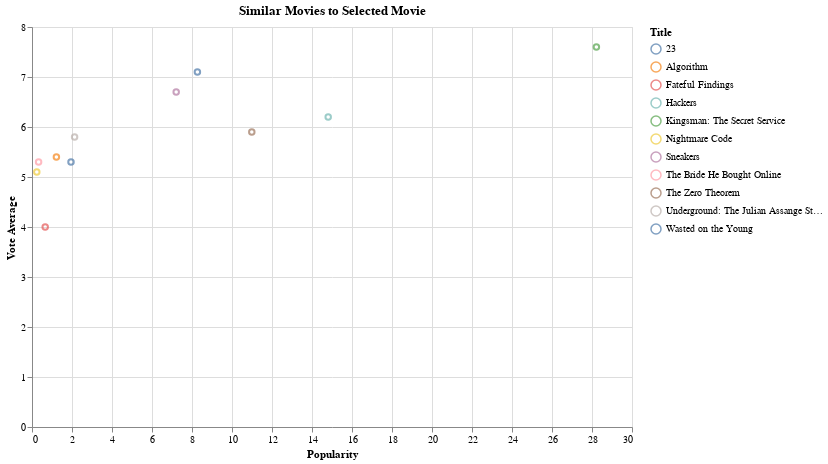

The notebook cell this image was saved under:
### Code cell
dropdown_symbol = alt.binding_select(options=list(similar_movies["query_title"].unique()), name=" ")
selection_symbol = alt.selection_point(fields=["query_title"], bind=dropdown_symbol, value=filtered_movies['title'].values[0])

# display the similar movies on a chart
alt.Chart(similar_movies).mark_point().encode(
    alt.X('popularity', title='Popularity'),
    alt.Y('vote_average', title='Vote Average'),
    alt.Color('title', title='Title'),
    tooltip=['title', 'overview']
).add_params(
    selection_symbol
).transform_filter(
    selection_symbol
).properties(
    title='Similar Movies to Selected Movie',
    width=600,
    height=400,
).interactive()

### Figure 1 — Vega-Lite specification as saved in the notebook (floating-point values rounded to 4 significant figures)
{"config": {"view": {"continuousWidth": 300, "continuousHeight": 300}}, "data": {"name": "data-020ba4fc7211afb3157fe4644e2257c8"}, "mark": {"type": "point"}, "encoding": {"color": {"field": "title", "title": "Title", "type": "nominal"}, "tooltip": [{"field": "title", "type": "nominal"}, {"field": "overview", "type": "nominal"}], "x": {"field": "popularity", "title": "Popularity", "type": "quantitative"}, "y": {"field": "vote_average", "title": "Vote Average", "type": "quantitative"}}, "height": 400, "params": [{"name": "param_184", "select": {"type": "point", "fields": ["query_title"]}, "bind": {"input": "select", "options": ["Hackers", "The American President", "Dracula: Dead and Loving It", "Ed Wood", "Billy Madison"], "name": " "}, "value": "Hackers"}, {"name": "param_185", "select": {"type": "interval", "encodings": ["x", "y"]}, "bind": "scales"}], "title": "Similar Movies to Selected Movie", "transform": [{"filter": {"param": "param_184"}}], "width": 600, "$schema": "https://vega.github.io/schema/vega-lite/v5.17.0.json", "datasets": {"data-020ba4fc7211afb3157fe4644e2257c8": [{"id": 10430.0, "title": "Hackers", "overview": "Along with his new friends, a teenager who was arrested by the US Secret Service and banned from using a computer for writing a computer virus discovers a plot by a nefarious hacker, but they must use their computer skills to find the evidence while being pursued by the Secret Service and the evil computer genius behind the virus.", "popularity": 14.81, "vote_average": 6.2, "query_title": "Hackers"}, {"id": 157800.0, "title": "The Zero Theorem", "overview": "A computer hacker's goal to discover the reason for human existence continually finds his work interrupted thanks to the Management; this time, they send a teenager and lusty love interest to distract him.", "popularity": 10.99, "vote_average": 5.9, "query_title": "Hackers"}, {"id": 1557.0, "title": "23", "overview": "The movie's plot is based on the true story of a group of young computer hackers from Hannover, Germany. In the late 1980s the orphaned Karl Koch invests his heritage in a flat and a home computer. At first he dials up to bulletin boards to discuss conspiracy theories inspired by his favorite novel, R.A. Wilson's \"Illuminatus\", but soon he and his friend David start breaking into government and military computers. Pepe, one of Karl's rather criminal acquaintances senses that there is money in computer cracking - he travels to east Berlin and tries to contact the KGB.", "popularity": 8.27, "vote_average": 7.1, "query_title": "Hackers"}, {"id": 136700.0, "title": "Underground: The Julian Assange Story", "overview": "Julian Assange is one of the most significant figures of the twenty first century. But before he was famous, before WikiLeaks, before the internet even existed, he was a teenage computer hacker in Melbourne. This is his story.  In 1989, known as ‘Mendax’, Assange and two friends formed a group called the ‘International Subversives’. Using early home computers and defining themselves as ‘white hat hackers’ - those who look but don’t steal – they broke into some of the world’s most powerful and secretive organisations. They were young, brilliant, and in the eyes of the US Government, a major threat to national security.", "popularity": 2.13, "vote_average": 5.8, "query_title": "Hackers"}, {"id": 197600.0, "title": "Fateful Findings", "overview": "A small boy discovers a mystical power as a child. He is then separated from his childhood girlfriend. He grows up to be a computer scientist who is hacking into the most secret national and international secrets, as well as being an acclaimed novel writer. His childhood 'finding' gives him amazing paranormal powers. He is reunited with the childhood girlfriend, mystically, on his hospital deathbed... as his relationship with his current drug addict girlfriend is deteriorating. The passions build between the threesome. Mystical, psychiatric and worldly forces rise to prevent him from revealing the hacked secrets. He attempts to reveal all in a Washington DC large press conference, with 'fateful' and dangerous consequences.", "popularity": 0.66, "vote_average": 4.0, "query_title": "Hackers"}, {"id": 2322.0, "title": "Sneakers", "overview": "When shadowy U.S. intelligence agents blackmail a reformed computer hacker and his eccentric team of security experts into stealing a code-breaking 'black box' from a Soviet-funded genius, they uncover a bigger conspiracy. Now, he and his 'sneakers' must save themselves and the world economy by retrieving the box from their blackmailers.", "popularity": 7.21, "vote_average": 6.7, "query_title": "Hackers"}, {"id": 334900.0, "title": "Nightmare Code", "overview": "After a programmer working on a top secret surveillance program snaps in a murderous rage, a notorious code wizard with problems of his own moves into the startup offices to figure out what went wrong and deliver the final product. But the deeper he delves into the code, the more the code takes on a malevolent life of its own.", "popularity": 0.24, "vote_average": 5.1, "query_title": "Hackers"}, {"id": 281800.0, "title": "Algorithm", "overview": "A freelance computer hacker discovers a mysterious government computer program. He breaks into the program and is thrust into a revolution.", "popularity": 1.22, "vote_average": 5.4, "query_title": "Hackers"}, {"id": 350900.0, "title": "The Bride He Bought Online", "overview": "An unstable computer programmer seeks revenge when he learns he has been duped by three teen girls who created a fictitious mail-order bride that he bought.", "popularity": 0.33, "vote_average": 5.3, "query_title": "Hackers"}, {"id": 70420.0, "title": "Wasted on the Young", "overview": "When a high school party goes dangerously off the rails, one teenager finds that revenge is just a computer click away.", "popularity": 1.95, "vote_average": 5.3, "query_title": "Hackers"}, {"id": 207700.0, "title": "Kingsman: The Secret Service", "overview": "The story of a super-secret spy organization that recruits an unrefined but promising street kid into the agency's ultra-competitive training program just as a global threat emerges from a twisted tech genius.", "popularity": 28.22, "vote_average": 7.6, "query_title": "Hackers"}, {"id": 9087.0, "title": "The American President", "overview": "Widowed U.S. president Andrew Shepherd, one of the world's most powerful men, can have anything he wants -- and what he covets most is Sydney Ellen Wade, a Washington lobbyist. But Shepherd's attempts at courting her spark wild rumors and decimate his approval ratings.", "popularity": 6.32, "vote_average": 6.5, "query_title": "The American President"}, {"id": 419000.0, "title": "The Irresistible Blueberry Farm", "overview": "Ellen Branford, a high-powered attorney, finds love, purpose, and the promise of a simpler life when she sets off on a journey to fulfill her grandmother’s dying wish – to find the hometown boy she once loved and give him her last letter. Based on a book by Mary Simses.", "popularity": 0.59, "vote_average": 6.5, "query_title": "The American President"}, {"id": 63810.0, "title": "Three Days", "overview": "Ten years ago, Andrew married his childhood sweetheart, Beth. Now Andrew's a high-powered literary agent, but his relationship with his wife has not fared as well. When Beth is tragically killed just days before Christmas, an angel gives Andrew the chance to relive the last three days his wife was alive. But he can't change fate and Beth will still lose her life. However, Andrew can still discover the gift Beth needs most from him.", "popularity": 0.43, "vote_average": 5.9, "query_title": "The American President"}, {"id": 118500.0, "title": "The Private Affairs of Bel Ami", "overview": "A self-serving journalist (George Sanders) uses influential women in late-1800s Paris and denies the one (Angela Lansbury) who truly loves him.", "popularity": 0.4, "vote_average": 6.8, "query_title": "The American President"}, {"id": 18400.0, "title": "Suddenly", "overview": "The tranquility of a small town is marred only by sheriff Tod Shaw's unsuccessful courtship of widow Ellen Benson, a pacifist who can't abide guns and those who use them. But violence descends on Ellen's household willy-nilly when the U.S. President passes through town... and slightly psycho hired assassin John Baron finds the Benson home ideal for an ambush.", "popularity": 1.86, "vote_average": 6.4, "query_title": "The American President"}, {"id": 89160.0, "title": "The President's Lady", "overview": "The story of president Andrew Jackson from his early years, through his meeting with and subsequent marriage to Rachel Donelson Robards. The plot concentrates on the later scandal concerning the legality of their marriage and how they overcame the difficulties.", "popularity": 0.16, "vote_average": 7.8, "query_title": "The American President"}, {"id": 96830.0, "title": "A Touch of Larceny", "overview": "After falling in love with an American woman, Virginia Killain, who is engaged to another man, British Naval Commander Max Easton, hatches a plan that will get him enough money to support Virginia in the lifestyle she is accustomed to. Easton's plan is to disappear for a time making it seem that he has defected to the Soviets taking important Naval secrets from his job at the Admiralty and to return and sue the newspapers for slander. Not everything goes as planned for Commander Easton.", "popularity": 0.12, "vote_average": 6.2, "query_title": "The American President"}, {"id": 42540.0, "title": "From the Terrace", "overview": "Alfred Eaton, an ambitious young executive, climbs to the top of New York's financial world as his marriage crumbles. At the brink of attaining his career goals, he is forced to choose between business success, married to the beautiful, but unfaithful Mary and starting over with his true love, the much younger Natalie.", "popularity": 0.58, "vote_average": 5.8, "query_title": "The American President"}, {"id": 57580.0, "title": "The Greek Tycoon", "overview": "A lusty Greek shipping magnate courts the widow of an assassinated U.S. president.", "popularity": 1.53, "vote_average": 6.7, "query_title": "The American President"}, {"id": 92270.0, "title": "Loving", "overview": "Brooks Wilson is in crisis. He is torn between his wife Selma and two daughters and his mistress Grace, and also between his career as a successful illustrator and his feeling that he might still produce something worthwhile.", "popularity": 0.69, "vote_average": 7.8, "query_title": "The American President"}, {"id": 101300.0, "title": "Bachelor Flat", "overview": "Anthropology Professor Bruce Patterson (Terry Thomas) has the natural British charm that allures women automaticaly. When his fiancée Helen Bushmill (Celeste Holm) is abroad for an extended time, he has to fight the neighborhood ladies and his students away. Helen has failed to tell him that she has a seventeen year old daughter Libby (Tuesday Weld) who shows up at her mothers home unaware that she in engaged.", "popularity": 0.0, "vote_average": 0.0, "query_title": "The American President"}, {"id": 12110.0, "title": "Dracula: Dead and Loving It", "overview": "When a lawyer shows up at the vampire's doorstep, he falls prey to his charms and joins him in his search for fresh blood. Enter Dr. van Helsing, who may be the only one able to vanquish the count.", "popularity": 5.43, "vote_average": 5.7, "query_title": "Dracula: Dead and Loving It"}, {"id": 11870.0, "title": "Horror of Dracula", "overview": "After Jonathan Harker attacks Dracula at his castle (apparently somewhere in Germany), the vampire travels to a nearby city, where he preys on the family of Harker's fiancée. The only one who may be able to protect them is Dr. van Helsing, Harker's friend and fellow-student of vampires, who is determined to destroy Dracula, whatever the cost.", "popularity": 8.36, "vote_average": 7.2, "query_title": "Dracula: Dead and Loving It"}, {"id": 16160.0, "title": "Sundown: The Vampire in Retreat", "overview": "Reclusive vampires lounge in a lonely American town. They wear sun cream to protect themselves. A descendant of Van Helsing arrives with hilarious consequences.", "popularity": 1.58, "vote_average": 6.0, "query_title": "Dracula: Dead and Loving It"}, {"id": 135800.0, "title": "Dracula 3D", "overview": "When Englishman Jonathan Harker visits the exotic castle of Count Dracula, he is entranced by the mysterious aristocrat. But upon learning that the count has sinister designs on his wife, Mina, Harker seeks help from vampire slayer Van Helsing.", "popularity": 4.04, "vote_average": 3.4, "query_title": "Dracula: Dead and Loving It"}, {"id": 7131.0, "title": "Van Helsing", "overview": "Famed monster slayer Gabriel Van Helsing is dispatched to Transylvania to assist the last of the Valerious bloodline in defeating Count Dracula. Anna Valerious reveals that Dracula has formed an unholy alliance with Dr. Frankenstein's monster and is hell-bent on exacting a centuries-old curse on her family.", "popularity": 12.64, "vote_average": 6.0, "query_title": "Dracula: Dead and Loving It"}, {"id": 35670.0, "title": "The Satanic Rites of Dracula", "overview": "The police and British security forces call in Professor Van Helsing to help them investigate Satanic ritual which has been occurring in a large country house, and which has been attended by a government minister, an eminent scientist and secret service chief. The owner of the house is a mysterious property tycoon who is found to be behind a sinister plot involving a deadly plague. It is in fact Dracula who, sick of his interminable existence, has decided that he must end it all in the only possible way- by destroying every last potential victim.", "popularity": 2.07, "vote_average": 5.1, "query_title": "Dracula: Dead and Loving It"}, {"id": 6114.0, "title": "Dracula", "overview": "When Dracula leaves the captive Jonathan Harker and Transylvania for London in search of Mina Harker -- the spitting image of Dracula's long-dead wife, Elisabeta -- obsessed vampire hunter Dr. Van Helsing sets out to end the madness.", "popularity": 16.78, "vote_average": 7.1, "query_title": "Dracula: Dead and Loving It"}, {"id": 10580.0, "title": "Dracula 2000", "overview": "In the millenium version of this classic Gothic horror we find Abraham Van Helsing (Plummer), who has tangled with Count Dracula (Butler) in the past, working as an English antiques dealer. Simon (Miller) is a vampire hunter in training under his apprenticeship.", "popularity": 6.0, "vote_average": 4.6, "query_title": "Dracula: Dead and Loving It"}, {"id": 34570.0, "title": "Nadja", "overview": "This ultra-hip, post-modern vampire tale is set in contemporary New York City. Members of a dysfunctional family of vampires are trying to come to terms with each other, in the wake of their father's death. Meanwhile, they are being hunted by Dr. Van Helsing and his hapless nephew. As in all good vampire movies, forces of love are pitted against forces of destruction.", "popularity": 7.72, "vote_average": 5.9, "query_title": "Dracula: Dead and Loving It"}, {"id": 26480.0, "title": "The Legend of the 7 Golden Vampires", "overview": "Professor Van Helsing had been asked to help against the tyranny of skeletal creatures that are responsible for terror and death amongst the peasants in rural China. He is the only person qualified to deal with the cause of these phenomena, for the undead are controlled by the most diabolical force of all.... Count Dracula. But he is not alone- to aid him comes a mystical brotherhood of seven martial arts warriors.", "popularity": 1.85, "vote_average": 5.8, "query_title": "Dracula: Dead and Loving It"}, {"id": 33020.0, "title": "Dracula A.D. 1972", "overview": "Set in London in the early 1970's, supposedly for teen thrills, Johnny organises a black magic ceremony in a desolate churchyard. The culmination of the ritual, however, is the rejuvenation of Dracula from shrivelled remains. Johnny, Dracula' s disciple, lures victims to the deserted graveyard for his master's pleasure and one of the victims delivered is Jessica Van Helsing. Descended from the Van Helsing line of vampire hunters her grandfather, equipped with all the devices to snare and destroy the Count, confronts his arch enemy in the age-old battle between good and evil.", "popularity": 11.17, "vote_average": 6.0, "query_title": "Dracula: Dead and Loving It"}, {"id": 522.0, "title": "Ed Wood", "overview": "The mostly true story of the legendary \"worst director of all time\", who, with the help of his strange friends, filmed countless B-movies without ever becoming famous or successful.", "popularity": 11.72, "vote_average": 7.3, "query_title": "Ed Wood"}, {"id": 288400.0, "title": "Shock Value", "overview": "Struggling 'B' movie Director blackmails a serial killer to be the star of his next film.", "popularity": 0.7, "vote_average": 5.9, "query_title": "Ed Wood"}, {"id": 95760.0, "title": "The Sci-Fi Boys", "overview": "Legendary all-stars of cinema bring to life the evolution of science-fiction and special effects films from the wild and funny days of B-movies to blockbusters that have captured the world's imagination. This is the story of the Sci-Fi Boys, who started out as kids making amateur movies inspired by Forrest J Ackerman's FAMOUS MONSTERS magazine and grew up to take Hollywood by storm, inventing the art and technology for filming anything the mind can dream.", "popularity": 0.22, "vote_average": 8.0, "query_title": "Ed Wood"}, {"id": 93120.0, "title": "The 50 Worst Movies Ever Made", "overview": "There are some movies that are so bad they're good. And there are some movies that are so bad- that they're just bad...", "popularity": 0.65, "vote_average": 5.6, "query_title": "Ed Wood"}, {"id": 30170.0, "title": "It Came from Hollywood", "overview": "Dan Ackroyd, John Candy, Gilda Radner and Cheech and Chong present this compilation of classic bad films from the 50's, 60's and 70's. Special features on gorilla pictures, anti-marijuana films and a special tribute to the worst film maker of all-time, Ed Wood.", "popularity": 1.63, "vote_average": 6.0, "query_title": "Ed Wood"}, {"id": 32070.0, "title": "Inserts", "overview": "A young, once-great Hollywood film director refuses to accept changing times during the early 1930s, and confines himself to his decaying mansion to make silent porn flicks.", "popularity": 1.53, "vote_average": 6.0, "query_title": "Ed Wood"}, {"id": 28760.0, "title": "White Hunter Black Heart", "overview": "A thinly fictionalized account of a legendary movie director, whose desire to hunt down an animal turns into a grim situation with his movie crew in Africa", "popularity": 3.82, "vote_average": 6.5, "query_title": "Ed Wood"}, {"id": 46200.0, "title": "Hollywood Story", "overview": "A producer takes over a small film studio and - sensing that it'll be a good movie- begins investigating an old murder of a silent film star shot in his office years ago. He finds that his life is threatened as he digs deeper into the mystery.", "popularity": 0.11, "vote_average": 5.8, "query_title": "Ed Wood"}, {"id": 28140.0, "title": "Popatopolis", "overview": "In 20 years, he's directed more films than Martin Scorsese, He's produced more profitable movies than Jerry Bruckheimer, And he's infuriated more actors than Alfred Hitchcock. The ultimate B Movie Documentary, focusing on B Movie Giant Jim Wynorski (and B Movie Celebration Mentor) and his attempt to make a feature film in 3 days. He's directed seventy feature films, but he's never made one... in THREE DAYS. Jim cuts the shooting schedule, has the actors cook their own food. A documentary featuring B-Movie legends Roger Corman, Andy Sidaris, Julie Strain, Julie K. Smith and Stormy Daniels, Popatopolis follows Jim Wynorski as he begins to film one of his many opuses \"Witches of Breastwick\" Jim's frenetic pace demands 100 setups per day (the Hollywood standard is 20), and he reduces his electric package to just two lights so he can concentrate on the task at hand.A great overview of a true master at work and in many ways a laser sharp dialectic on the state of B filmmaking today.", "popularity": 0.81, "vote_average": 6.9, "query_title": "Ed Wood"}, {"id": 85960.0, "title": "Great Directors", "overview": "Features conversations with ten of the world's greatest living directors: Bernardo Bertolucci, David Lynch, Liliana Cavani, Stephen Frears, Agnes Varda, Ken Loach, Todd Haynes, Catherine Breillat, Richard Linklater and John Sayles. The film documents Ismailos' voyage of discovering the creative personalities behind the camera.", "popularity": 0.22, "vote_average": 6.2, "query_title": "Ed Wood"}, {"id": 81170.0, "title": "Woody Allen: A Documentary", "overview": "Iconic writer, director, actor, comedian and musician Woody Allen allowed his life and creative process to be documented on-camera for the first time. With this unprecedented access, Emmy-winning, Oscar-nominated filmmaker Robert B. Weide followed the notoriously private film legend over a year and a half to create the ultimate film biography. \"Woody Allen: A Documentary\" chronicles Allen's career - from teen writer to Sid Caesar's TV scribe, from stand-up comedian to award-winning writer-director averaging one film-per-year for more than 40 years. Exploring Allen's writing habits, casting, directing, and relationship with his actors first-hand, new interviews with A-listers, writing partners, family and friends provide insight and backstory to the usually inscrutable filmmaker.", "popularity": 2.95, "vote_average": 7.5, "query_title": "Ed Wood"}, {"id": 11020.0, "title": "Billy Madison", "overview": "Billy Madison is the 27 year-old son of Bryan Madison, a very rich man who has made his living in the hotel industry. Billy stands to inherit his father's empire but only if he can make it through all 12 grades, 2 weeks per grade, to prove that he has what it takes to run the family business.", "popularity": 6.64, "vote_average": 6.2, "query_title": "Billy Madison"}, {"id": 208100.0, "title": "Bad Grandpa", "overview": "86-year-old Irving Zisman is on a journey across America with the most unlikely companion: his 8 year-old grandson, Billy.", "popularity": 8.0, "vote_average": 6.0, "query_title": "Billy Madison"}, {"id": 83080.0, "title": "Blue City", "overview": "Returning to the small Florida town where he grew up, Billy Turner (Nelson) learns that his father has been killed. With little help from the police, Billy will take matters into his own hands and go up against a ruthless local mob boss in a desperate search to find the killer.", "popularity": 0.31, "vote_average": 5.3, "query_title": "Billy Madison"}, {"id": 37720.0, "title": "Accidents Happen", "overview": "There are dysfunctional families... and then there are the Conways. After a family tragedy, 15-year-old Billy Conway has become the de facto glue between his bitter mom, distant brother, and stoic dad. But when Billy starts to act out, everything changes for him and his family", "popularity": 6.76, "vote_average": 6.2, "query_title": "Billy Madison"}, {"id": 18390.0, "title": "Essex Boys", "overview": "Billy has just scored an entry-level position with the local crime cartel. His first job is to mind Jason, a newly released thug with a vicious temper. Jason thinks it's his job to teach Billy about crime, drugs and women. Little does he know that Billy has his eyes on Jason's own wife, Lisa. When an ecstasy deal goes bad, Jason vows revenge on the boss, while Billy looks to take out Jason. Before long, bodies start turning up", "popularity": 6.51, "vote_average": 5.7, "query_title": "Billy Madison"}, {"id": 183800.0, "title": "Billy the Kid", "overview": "Billy, after shooting down land baron William Donovan's henchmen for killing Billy's boss, is hunted down and captured by his friend, Sheriff Pat Garrett. He escapes and is on his way to Mexico when Garrett, recapturing him, must decide whether to bring him in or to let him go.", "popularity": 0.88, "vote_average": 0.0, "query_title": "Billy Madison"}, {"id": 54750.0, "title": "Firstborn", "overview": "Because he's the oldest, Jake has been the man of the house, since his parents divorce. When Mom starts seeing Sam, who always seems to be trying some new way to get rich quick, and declares he's the man of the house now, Jake puts up with it. Until he discovers Sam's illegal activities.", "popularity": 1.91, "vote_average": 6.3, "query_title": "Billy Madison"}, {"id": 104600.0, "title": "High Time", "overview": "Despite the dissapproval of his grown son and daughter, 51 year old widdower and wealthy restauranteur Harvey Howard (Bing Crosby) decides it's 'high time' to he gets his college degree.  And he's in for the full ride: living in the dorms, joing a fraternity, falling in love, and even getting some studying in.", "popularity": 0.73, "vote_average": 5.8, "query_title": "Billy Madison"}, {"id": 298800.0, "title": "Growing Up and Other Lies", "overview": "After living for years as a struggling artist in New York City, Jake is calling it quits and returning home to Ohio. On his last day in the city, he persuades his three oldest friends – Billy, Rocks and Gunderson – to help him retrace their greatest adventure together: a walk down the entire length of Manhattan.", "popularity": 0.52, "vote_average": 4.0, "query_title": "Billy Madison"}, {"id": 39450.0, "title": "Little Fockers", "overview": "It has taken 10 years, two little Fockers with wife Pam and countless hurdles for Greg to finally get in with his tightly wound father-in-law, Jack. After the cash-strapped dad takes a job moonlighting for a drug company, Jack's suspicions about his favorite male nurse come roaring back. When Greg and Pam's entire clan descends for the twins' birthday party, Greg must prove to the skeptical Jack that he's fully capable as the man of the house.", "popularity": 9.74, "vote_average": 5.5, "query_title": "Billy Madison"}, {"id": 21250.0, "title": "Nil by Mouth", "overview": "The family of Raymond, his wife Val and her brother Billy live in working-class London district. Also in their family is Val and Billy's mother Janet and grandmother Kath. Billy is a drug addict and Raymond kicks him out of the house, making him live on his own. Raymond is generally a rough and even violent person, and that leads to problems in the life of the family.", "popularity": 3.04, "vote_average": 7.1, "query_title": "Billy Madison"}]}}
